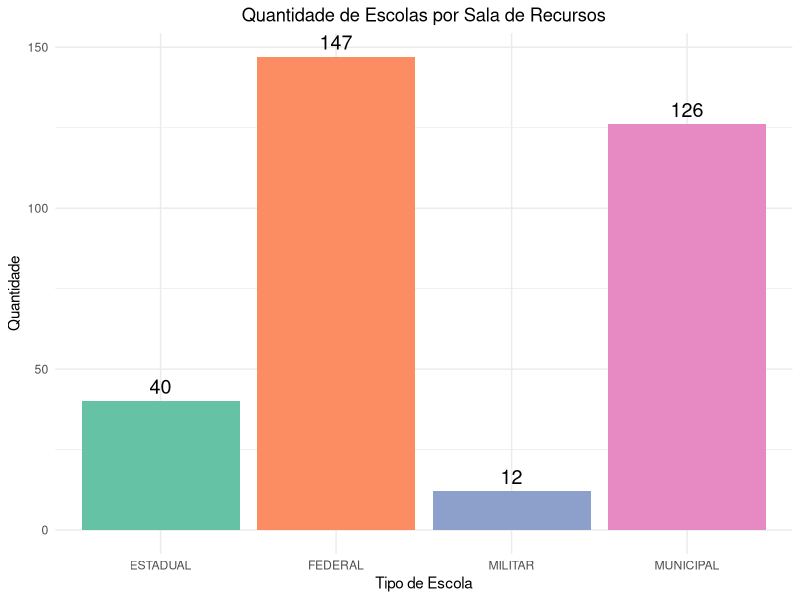

R code for this plot:
# Carregar bibliotecas
library(ggplot2)
library(stringr)

# Criar os dados
dados <- data.frame(
  categoria = str_to_upper(c("Estadual", "Municipal", "Federal", "Militar")),
  quantidade = c(40, 126, 147, 12)
)

# Gerar o gráfico com o novo título e sem legenda
ggplot(dados, aes(x = categoria, y = quantidade, fill = categoria)) +
  geom_bar(stat = "identity") +
  geom_text(aes(label = quantidade), vjust = -0.5, size = 5) +
  labs(
    title = "Quantidade de Escolas por Sala de Recursos",
    x = "Tipo de Escola",
    y = "Quantidade"
  ) +
  theme_minimal() +
  scale_fill_brewer(palette = "Set2") +
  theme(
    plot.title = element_text(hjust = 0.5),
    legend.position = "none"
  )
